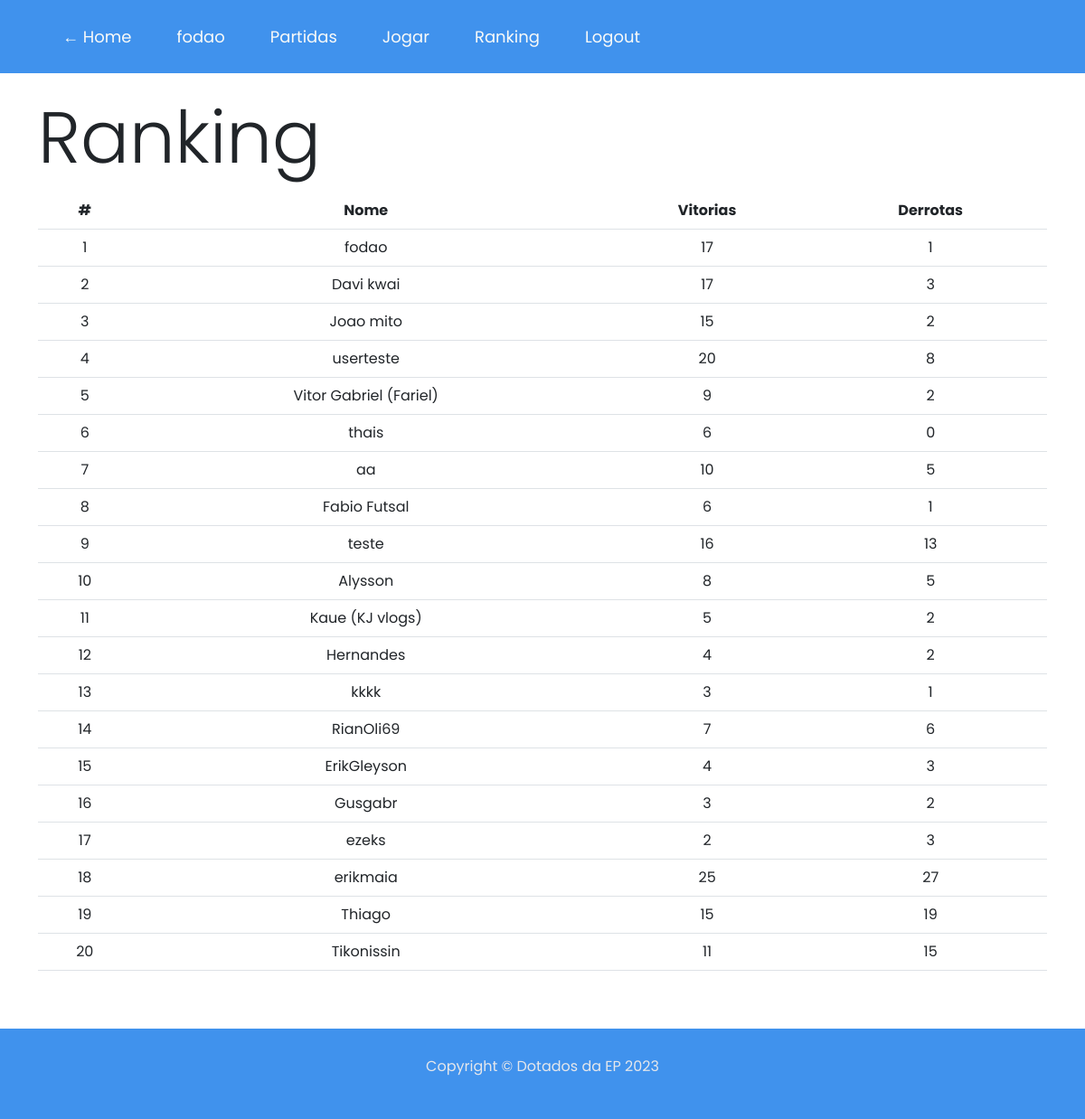
Screenshot of /ranking (signed in) with the database file from the repository.
### tables this page shows
CREATE TABLE users (
id INTEGER PRIMARY KEY AUTOINCREMENT NOT NULL,
username TEXT NOT NULL,
hash TEXT NOT NULL);

### app.py (the view)
@app.route("/ranking")
def ranking():
    _jogadores = []
    j = {}
    users = usuarios()
    for u in users:
        j = {}
        winsTotal, losesTotal = qtdJogador(u)
        j['nome'] = u
        j['wins'] = winsTotal
        j['losses'] = losesTotal
        if winsTotal != 0 or losesTotal != 0:
            _jogadores.append(j)
    for jogador in jogadores:
        j = {}
        winsTotal, losesTotal = qtdOponente(jogador)
        j['nome'] = jogador
        j['wins'] = winsTotal
        j['losses'] = losesTotal
        if winsTotal != 0 and losesTotal != 0:
            _jogadores.append(j)
    _jogadores = sorted(_jogadores, key=lambda x: (x["wins"] - x["losses"], x["wins"]), reverse=True)
    return render_template("ranking.html", jogadores=_jogadores)

### app.py (called while the page is built)
def qtdOponente(jogador):
    opWins = opLoses = 0
    query = db.select(history.c['state']).where(history.c['opponent'] == jogador)
    executeQuery = connection.execute(query).fetchall()
    for i in executeQuery:
        if i[0] == "won":
            opWins += 1
        elif i[0] == "lost":
            opLoses += 1
    return opWins, opLoses

def qtdJogador(jogador):
    opWins = opLoses = 0
    query = db.select(history.c['state']).where(history.c['username'] == jogador)
    executeQuery = connection.execute(query).fetchall()
    for i in executeQuery:
        if i[0] == "won":
            opWins += 1
        elif i[0] == "lost":
            opLoses += 1
    return opWins, opLoses

def usuarios():
    u = []
    executeQuery = connection.execute(db.select(users.c['username'])).fetchall()
    for i in executeQuery:
        u.append(i[0])
    return u

### templates/ranking.html (shortened to what this page needs)
{% extends "layout.html" %}
{% block body %}
<div class="container py-5 text-center">
    <h1 style="text-align: left; padding-bottom: 5px" class="display-1">Ranking</h1>
    <table class="table">
        <thead class="thead-dark">
            <th scope="col">#</th>
            <th scope="col">Nome</th>
            <th scope="col">Vitorias</th>
            <th scope="col">Derrotas</th>
        </thead>
        <tbody>
            {% for itens in jogadores %}
            <tr>
                <td>{{ loop.index }}</td>
                    {% for k, v in itens.items() %}
                    <td>{{ v }}</td>
                    {% endfor %}
                </tr>
            {% endfor %}
        </tbody>
    </table>
</div>
{% endblock %}

### static/style.css (style rules this page uses)
* { font-family: 'Poppins', sans-serif; margin: 0; }
body[data-theme="claro"] { --color-1: #0EC460; --color-2: #4092ED; --color-3: #ED9B40; --color-4: #0A0908; --color-5: #22333B; --color-6: #F9FAF8; --color-7: #E5E7EB; --color-8: white; }

### rows the page displays
users: username "fodao", itens "17" "1"
users: username "userteste", itens "20" "8"
users: username "Vitor Gabriel (Fariel)", itens "9" "2"
users: username "thais", itens "6" "0"
users: username "aa", itens "10" "5"
users: username "teste", itens "16" "13"
users: username "kkkk", itens "3" "1"
users: username "ezeks", itens "2" "3"
users: username "erikmaia", itens "25" "27"

### other values shown
{{ session["username"] }} "fodao"
{{ v }} "Davi kwai" "17" "3" "Joao mito" "15" "2" "Fabio Futsal" "6" "1" "Alysson" "8" "5" "Kaue (KJ vlogs)" "5" "2" "Hernandes" "4" "2" "RianOli69" "7" "6" "ErikGleyson" "4" "3" "Gusgabr" "3" "2" "Thiago" "15" "19" "Tikonissin" "11" "15"
